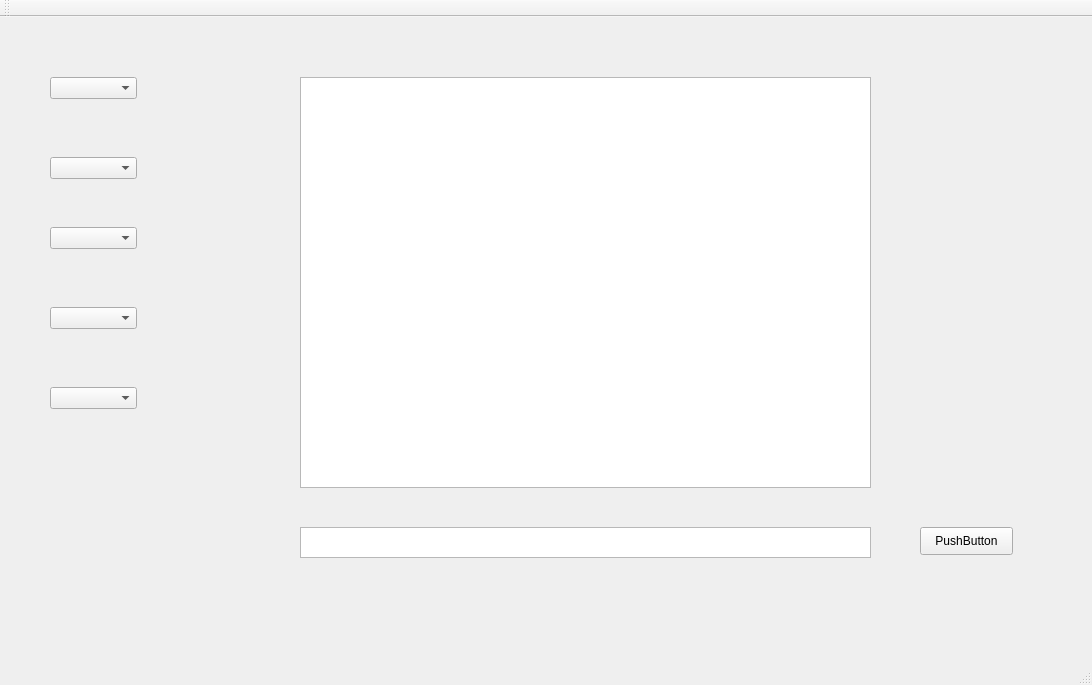
<?xml version="1.0" encoding="UTF-8"?>
<ui version="4.0">
 <class>MainWindow</class>
 <widget class="QMainWindow" name="MainWindow">
  <property name="geometry">
   <rect>
    <x>0</x>
    <y>0</y>
    <width>1092</width>
    <height>685</height>
   </rect>
  </property>
  <property name="windowTitle">
   <string>MainWindow</string>
  </property>
  <widget class="QWidget" name="centralWidget">
   <widget class="QComboBox" name="serialPortComboBox">
    <property name="geometry">
     <rect>
      <x>50</x>
      <y>60</y>
      <width>87</width>
      <height>22</height>
     </rect>
    </property>
   </widget>
   <widget class="QTextBrowser" name="textBrowser">
    <property name="geometry">
     <rect>
      <x>300</x>
      <y>60</y>
      <width>571</width>
      <height>411</height>
     </rect>
    </property>
   </widget>
   <widget class="QComboBox" name="comboBox">
    <property name="geometry">
     <rect>
      <x>50</x>
      <y>140</y>
      <width>87</width>
      <height>22</height>
     </rect>
    </property>
   </widget>
   <widget class="QComboBox" name="comboBox_2">
    <property name="geometry">
     <rect>
      <x>50</x>
      <y>210</y>
      <width>87</width>
      <height>22</height>
     </rect>
    </property>
   </widget>
   <widget class="QComboBox" name="comboBox_3">
    <property name="geometry">
     <rect>
      <x>50</x>
      <y>290</y>
      <width>87</width>
      <height>22</height>
     </rect>
    </property>
   </widget>
   <widget class="QComboBox" name="comboBox_4">
    <property name="geometry">
     <rect>
      <x>50</x>
      <y>370</y>
      <width>87</width>
      <height>22</height>
     </rect>
    </property>
   </widget>
   <widget class="QTextEdit" name="textEdit">
    <property name="geometry">
     <rect>
      <x>300</x>
      <y>510</y>
      <width>571</width>
      <height>31</height>
     </rect>
    </property>
   </widget>
   <widget class="QPushButton" name="pushButton">
    <property name="geometry">
     <rect>
      <x>920</x>
      <y>510</y>
      <width>93</width>
      <height>28</height>
     </rect>
    </property>
    <property name="text">
     <string>PushButton</string>
    </property>
   </widget>
  </widget>
  <widget class="QMenuBar" name="menuBar">
   <property name="geometry">
    <rect>
     <x>0</x>
     <y>0</y>
     <width>1092</width>
     <height>26</height>
    </rect>
   </property>
  </widget>
  <widget class="QToolBar" name="mainToolBar">
   <attribute name="toolBarArea">
    <enum>TopToolBarArea</enum>
   </attribute>
   <attribute name="toolBarBreak">
    <bool>false</bool>
   </attribute>
  </widget>
  <widget class="QStatusBar" name="statusBar"/>
 </widget>
 <layoutdefault spacing="6" margin="11"/>
 <resources/>
 <connections/>
</ui>
